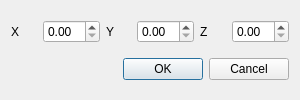
<?xml version="1.0" encoding="UTF-8"?>
<ui version="4.0">
 <class>Vec3fEditor</class>
 <widget class="QDialog" name="Vec3fEditor">
  <property name="geometry">
   <rect>
    <x>0</x>
    <y>0</y>
    <width>300</width>
    <height>100</height>
   </rect>
  </property>
  <property name="minimumSize">
   <size>
    <width>300</width>
    <height>100</height>
   </size>
  </property>
  <property name="windowTitle">
   <string>Edit coordinates</string>
  </property>
  <property name="windowIcon">
   <iconset resource="../resources/TalipotGUIResource.qrc">
    <normaloff>:/talipot/gui/icons/talipot.ico</normaloff>:/talipot/gui/icons/talipot.ico</iconset>
  </property>
  <property name="modal">
   <bool>true</bool>
  </property>
  <layout class="QVBoxLayout" name="verticalLayout">
   <item>
    <layout class="QHBoxLayout" name="horizontalLayout">
     <item>
      <widget class="QLabel" name="xLabel">
       <property name="text">
        <string>X</string>
       </property>
       <property name="wordWrap">
        <bool>true</bool>
       </property>
      </widget>
     </item>
     <item>
      <widget class="tlp::ScientificDoubleSpinBox" name="xSP"/>
     </item>
     <item>
      <widget class="QLabel" name="yLabel">
       <property name="text">
        <string>Y</string>
       </property>
      </widget>
     </item>
     <item>
      <widget class="tlp::ScientificDoubleSpinBox" name="ySP"/>
     </item>
     <item>
      <widget class="QLabel" name="zLabel">
       <property name="text">
        <string>Z</string>
       </property>
      </widget>
     </item>
     <item>
      <widget class="tlp::ScientificDoubleSpinBox" name="zSP"/>
     </item>
    </layout>
   </item>
   <item>
    <widget class="QDialogButtonBox" name="buttonBox">
     <property name="standardButtons">
      <set>QDialogButtonBox::Cancel|QDialogButtonBox::Ok</set>
     </property>
    </widget>
   </item>
  </layout>
 </widget>
 <customwidgets>
  <customwidget>
   <class>tlp::ScientificDoubleSpinBox</class>
   <extends>QDoubleSpinBox</extends>
   <header location="global">talipot/ScientificDoubleSpinBox.h</header>
  </customwidget>
 </customwidgets>
 <resources>
  <include location="../resources/TalipotGUIResource.qrc"/>
 </resources>
 <connections>
  <connection>
   <sender>buttonBox</sender>
   <signal>accepted()</signal>
   <receiver>Vec3fEditor</receiver>
   <slot>accept()</slot>
   <hints>
    <hint type="sourcelabel">
     <x>243</x>
     <y>47</y>
    </hint>
    <hint type="destinationlabel">
     <x>243</x>
     <y>33</y>
    </hint>
   </hints>
  </connection>
  <connection>
   <sender>buttonBox</sender>
   <signal>rejected()</signal>
   <receiver>Vec3fEditor</receiver>
   <slot>reject()</slot>
   <hints>
    <hint type="sourcelabel">
     <x>243</x>
     <y>47</y>
    </hint>
    <hint type="destinationlabel">
     <x>243</x>
     <y>33</y>
    </hint>
   </hints>
  </connection>
 </connections>
</ui>
